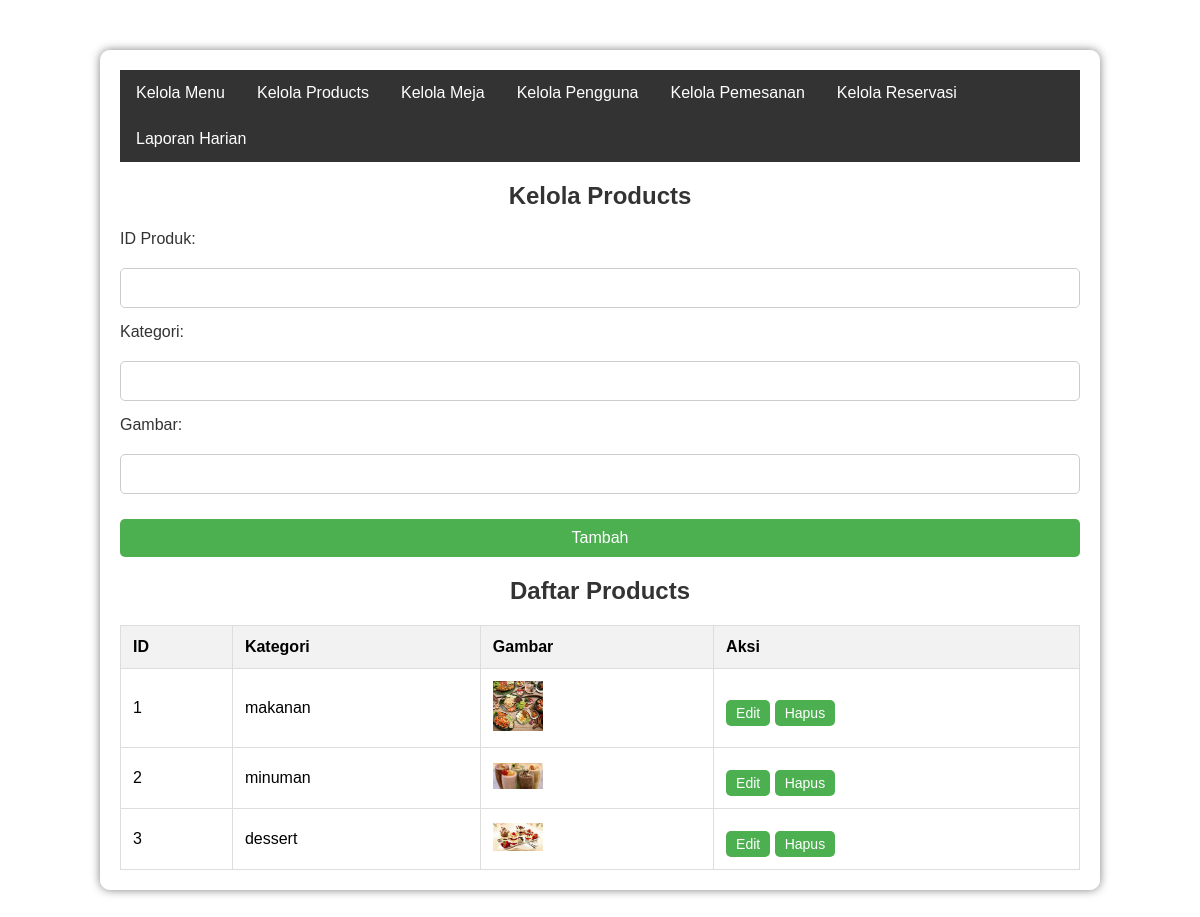
Screenshot of /php/admin/kelola_products.php with the database file from the repository.
### tables this page shows
CREATE TABLE `products` (
  `id_products` int(11) NOT NULL,
  `kategori` enum('makanan','minuman','dessert','') NOT NULL,
  `gambar` varchar(255) NOT NULL
);

### php/admin/kelola_products.php (the view, shortened to what this page needs)
<?php
include '../config.php';
?>
<!DOCTYPE html>
<html lang="en">
<head>
    <link rel="stylesheet" href="kelola_products.css">
</head>
<body>
    <div class="container">
        <nav>
            <ul class="horizontal-nav">
                <li><a href="kelola_menu.php">Kelola Menu</a></li>
                <li><a href="kelola_products.php">Kelola Products</a></li>
                <li><a href="kelola_meja.php">Kelola Meja</a></li>
                <li><a href="kelola_pengguna.php">Kelola Pengguna</a></li>
                <li><a href="kelola_pemesanan.php">Kelola Pemesanan</a></li>
                <li><a href="kelola_reservasi.php">Kelola Reservasi</a></li>
                <li><a href="laporan_harian.php">Laporan Harian</a></li>
            </ul>
        </nav>
        <h2>Kelola Products</h2>
        <form method="POST" action="">
            <label for="id_products">ID Produk:</label>
            <input type="number" name="id_products" id="id_products" required>
            <label for="kategori">Kategori:</label>
            <input type="text" name="kategori" id="kategori" required>
            <label for="gambar">Gambar:</label>
            <input type="text" name="gambar" id="gambar" required>
            <button type="submit" name="tambah">Tambah</button>
        </form>
        <h2>Daftar Products</h2>
        <table>
            <thead>
                <tr>
                    <th>ID</th>
                    <th>Kategori</th>
                    <th>Gambar</th>
                    <th>Aksi</th>
                </tr>
            </thead>
            <tbody>
                <?php
                $sql = "SELECT * FROM products";
                $result = mysqli_query($conn, $sql);
                while ($row = mysqli_fetch_assoc($result)) {
                    echo "<tr>";
                    echo "<td>{$row['id_products']}</td>";
                    echo "<td>{$row['kategori']}</td>";
                    echo "<td><img src='../images/{$row['gambar']}' alt='{$row['kategori']}' width='50'></td>";
                    echo "<td>
                            <button type='button' onclick=\"editProduct('{$row['id_products']}', '{$row['kategori']}', '{$row['gambar']}')\">Edit</button>
                            <form method='POST' action='' style='display:inline;'>
                                <input type='hidden' name='id_products' value='{$row['id_products']}'>
                                <button type='submit' name='hapus'>Hapus</button>
                            </form>
                          </td>";
                    echo "</tr>";
                }
                ?>
            </tbody>
        </table>
    </div>
</body>
</html>

### php/admin/kelola_products.css (style rules this page uses)
body { font-family: Arial, sans-serif; background-image: url('../../images/admin products.png'); background-size: cover; margin: 0; padding: 0; }
.container { background-color: rgba(255, 255, 255, 0.8); margin: 50px auto; padding: 20px; width: 80%; box-shadow: 0 0 10px rgba(0, 0, 0, 0.5); border-radius: 10px; }
.horizontal-nav { list-style-type: none; margin: 0; padding: 0; overflow: hidden; background-color: #333; }
.horizontal-nav li { float: left; }
.horizontal-nav li a { display: block; color: white; text-align: center; padding: 14px 16px; text-decoration: none; }
h2 { text-align: center; color: #333; }
form { display: flex; flex-direction: column; gap: 15px; }
form label { color: #333; margin-bottom: 5px; }
form input { padding: 10px; font-size: 16px; border: 1px solid #ccc; border-radius: 5px; }
form button { padding: 10px; font-size: 16px; border: none; border-radius: 5px; cursor: pointer; background-color: #4CAF50; color: white; margin-top: 10px; }
table { width: 100%; border-collapse: collapse; margin-top: 20px; }
th, td { padding: 12px; border: 1px solid #ddd; text-align: left; }
th { background-color: #f2f2f2; }
td button { padding: 5px 10px; font-size: 14px; border: none; border-radius: 5px; cursor: pointer; background-color: #4CAF50; color: white; }

### rows the page displays
products: id_products "1", kategori "makanan", gambar+kategori (picture)
products: id_products "2", kategori "minuman", gambar+kategori (picture)
products: id_products "3", kategori "dessert", gambar+kategori (picture)
